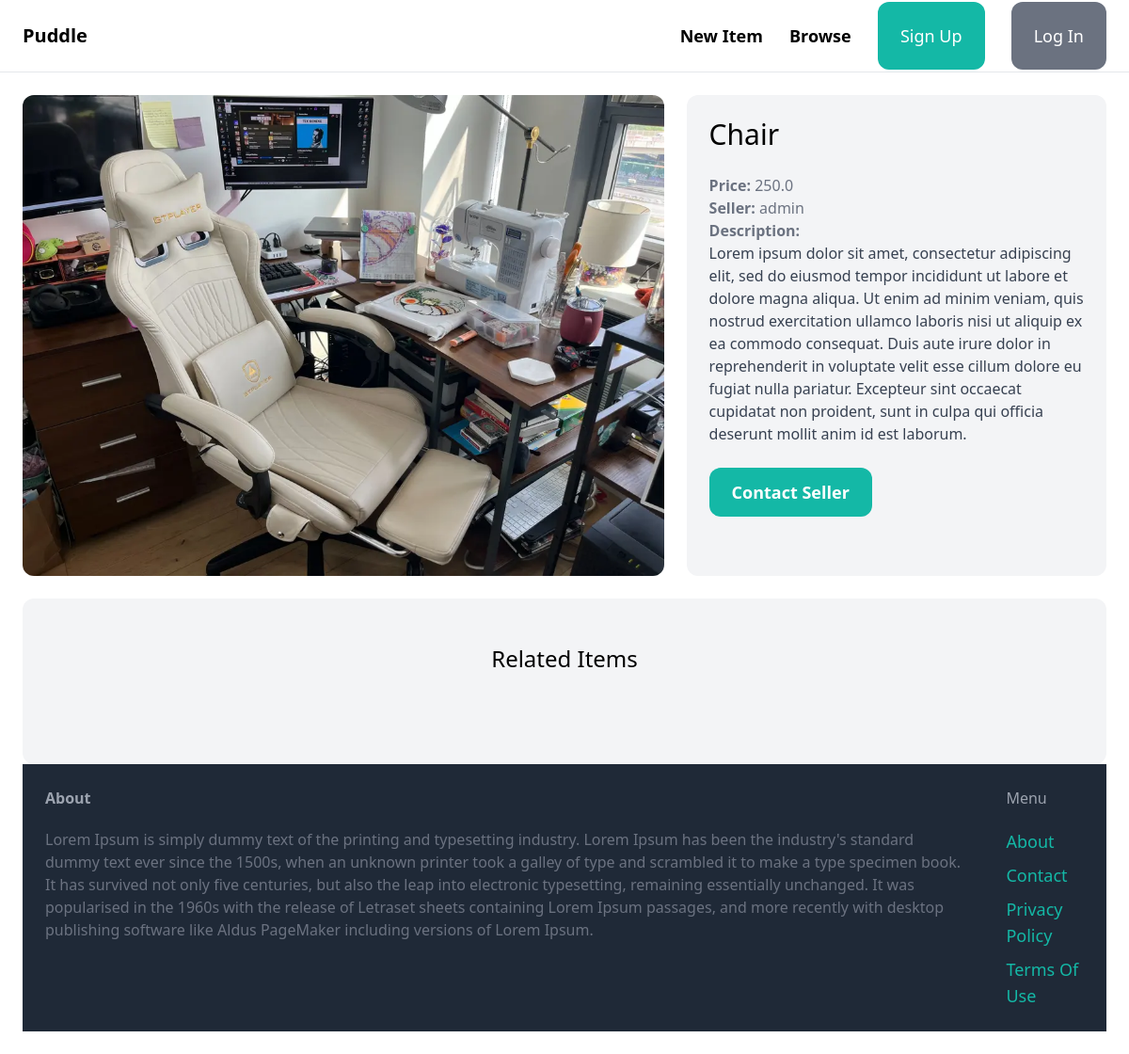
The page /items/5/ on the database as committed earlier.
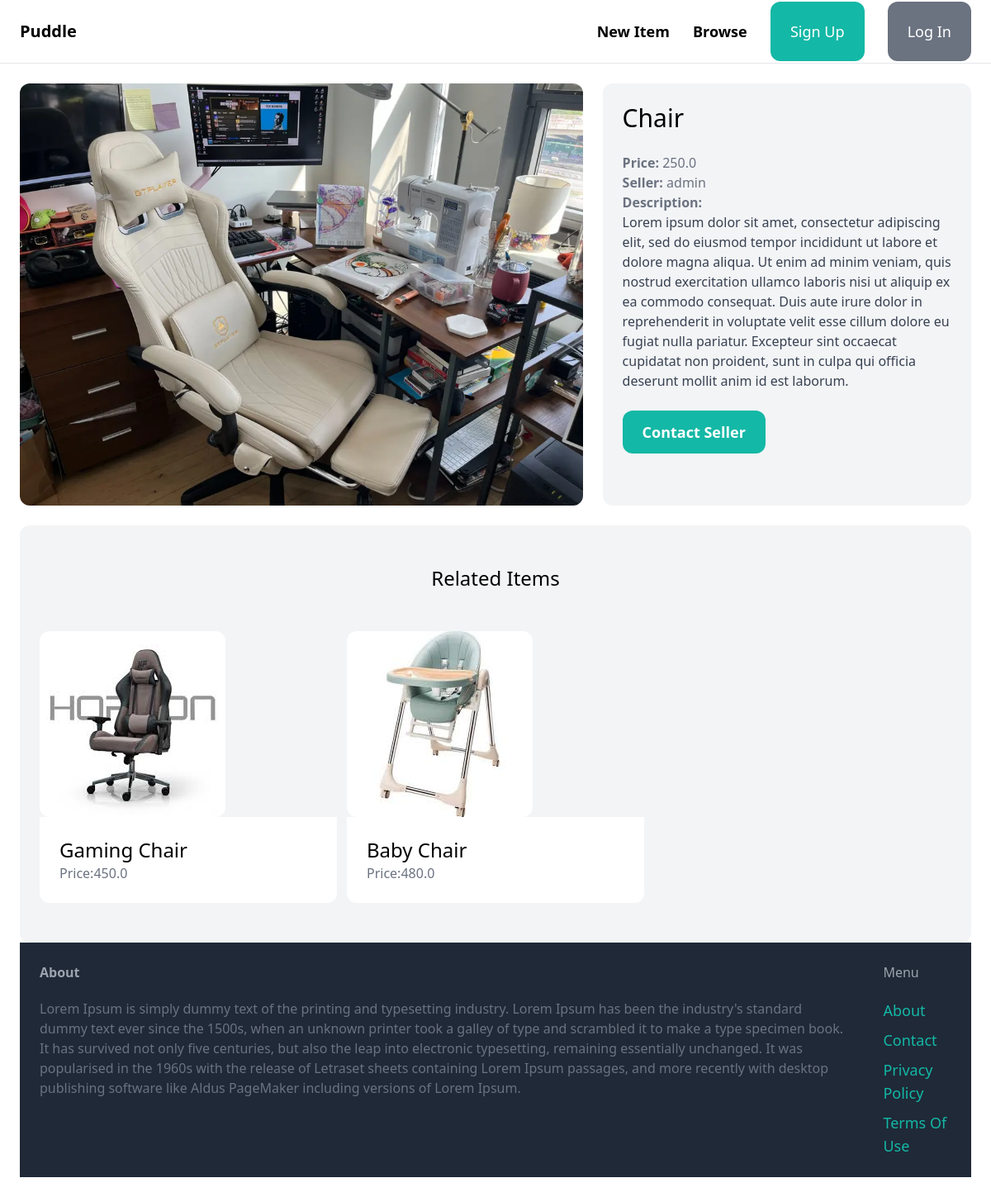
The same page on the database as committed later.
### item/models.py (models this page shows, shortened)
class Item (models.Model):
    category = models.ForeignKey(Category , related_name='items' , on_delete=models.CASCADE)
    name = models.CharField(max_length=100)
    description = models.TextField(blank=True , null=True)
    price = models.FloatField()
    image = models. ImageField(upload_to='item_images' , blank=True,null=True)
    is_sold = models.BooleanField(default=False)
    user = models.ForeignKey(User, related_name='items', on_delete=models.CASCADE)
    created_at = models.DateTimeField(auto_now_add=True)

### item/views.py (the view)
# urls.py: path( '<int:pk>/', views.detail, name='detail'),
def detail(request, pk):
    item = get_object_or_404(Item , pk=pk)
    related_items = Item.objects.filter(category=item.category, is_sold=False).exclude(pk=pk)[0:3]
    return render(request , 'item/detail.html', {
        'item':item,
        'related_items':related_items,
    })

### item/templates/item/detail.html (shortened to what this page needs)
{% extends 'core/base.html' %}
{% block content %}
<div class="grid grid-cols-5 gap-6">
    <div class="col-span-3">
        <img src="{{ item.image.url }}" class="rounded-xl">
    </div>
    <div class="col-span-2 p-6 bg-gray-100 rounded-xl">
        <h1 class="mb-6 text-3xl">{{ item.name }}</h1>
        <p class="text-gray-500"><strong>Price: </strong>{{ item.price }}</p>
        <p class="text-gray-500"><strong>Seller: </strong>{{ item.user }}</p>
        {% if item.description %}
        <p class="text-gray-700">
            <strong class="text-gray-500">Description:</strong><br>
            {{ item.description }}
        </p>
        {% endif %}
        <div class="mt-6">
            <a href="#" class="inline-block px-6 py-3 text-lg font-semibold bg-teal-500 text-white rounded-xl hover:bg-teal-700">Contact Seller</a>
        </div>
    </div>
</div>
<div class = "mt-6 px-6 py-12 bg-gray-100 rounded-xl">
        <h2 class="mb-12 text-2xl text-center">Related Items</h2>
        <div class="grid grid-cols-3 gap-3">
            {% for item in related_items %}
                <div>
                    <a href="{% url 'item:detail' item.id %}">
                        <div>
                            <img src="{{ item.image.url }}" class="rounded-xl">
                        </div>
                        <div class="p-6 bg-white rounded-b-xl">
                            <h2 class="text-2xl">{{ item.name }}</h2>
                            <p class=" text-gray-500">Price:{{ item.price }}</p>
                        </div>
                    </a>
                </div>
            {% endfor %}
        </div>
{% endblock %}

### core/templates/core/base.html (shortened to what this page needs)
<!DOCTYPE html>
<html>
    <head>
        <script src="https://cdn.tailwindcss.com"></script>
    </head>
<body>
    <nav class="py-6 px-6 flex justify-between items-center border-b border-gray-200">
        <a href="/" class="text-xl font-semibold">Puddle</a>
        <div class= "space-x-6">
            <a href="{% url 'item:new' %}" class="text-lg font-semibold hover:text-gray-500">New Item</a>
            <a href="#" class="text-lg font-semibold hover:text-gray-500">Browse</a>
            {% if request.user.is_authenticated %}
                <a href="#" class="px-6 py-6 text-lg font semibold bg-teal-500 text-white rounded-xl hover:bg-teal-700">Inbox</a>
                <a href="#" class="px-6 py-6 text-lg font semibold bg-gray-500 text-white rounded-xl hover:bg-gray-700">Dashboard</a>
            {% else %}
                <a href="{% url 'core:signup' %}" class="px-6 py-6 text-lg font semibold bg-teal-500 text-white rounded-xl hover:bg-teal-700">Sign Up</a>
                <a href="{% url 'core:login' %}" class="px-6 py-6 text-lg font semibold bg-gray-500 text-white rounded-xl hover:bg-gray-700">Log In</a>
            {% endif %}
        </div>
    </nav>
    <div class="px-6 py-6">
      {% block content %}
      {% endblock  %}
    </div>
    <footer class="py-6 px-6 flex justify-between bg-gray-800">
        <div class="w2/3 pr-10">
            <h3 class="mb-5 font-semibold text-gray-400">About</h3>
            <p class="text lg text-gray-500">Lorem Ipsum is simply dummy text of the printing and typesetting industry. Lorem Ipsum has been the industry's standard dummy text ever since the 1500s, when an unknown printer took a galley of type and scrambled it to make a type specimen book. It has survived not only five centuries, but also the leap into electronic typesetting, remaining essentially unchanged. It was popularised in the 1960s with the release of Letraset sheets containing Lorem Ipsum passages, and more recently with desktop publishing software like Aldus PageMaker including versions of Lorem Ipsum.</p>
        </div>
        <div class="w-1/3">
            <h3 class="mb-5 font-semiblod text-gray-400">Menu</h3>
            <ul class="space-y-2">
                <li><a href="#" class="text-lg text-teal-500 hover:text-teal-700">About</a></li>
                <li><a href="{% url 'core:contact' %}" class="text-lg text-teal-500 hover:text-teal-700">Contact</a></li>
                <li><a href="#" class="text-lg text-teal-500 hover:text-teal-700">Privacy Policy</a></li>
                <li><a href="#" class="text-lg text-teal-500 hover:text-teal-700">Terms Of Use</a></li>
    </footer>
</body>
</html>

Rows that differ between the two databases and show on the page:
added Item: image (picture), name "Gaming Chair", price "450.0"
added Item: image (picture), name "Baby Chair", price "480.0"
